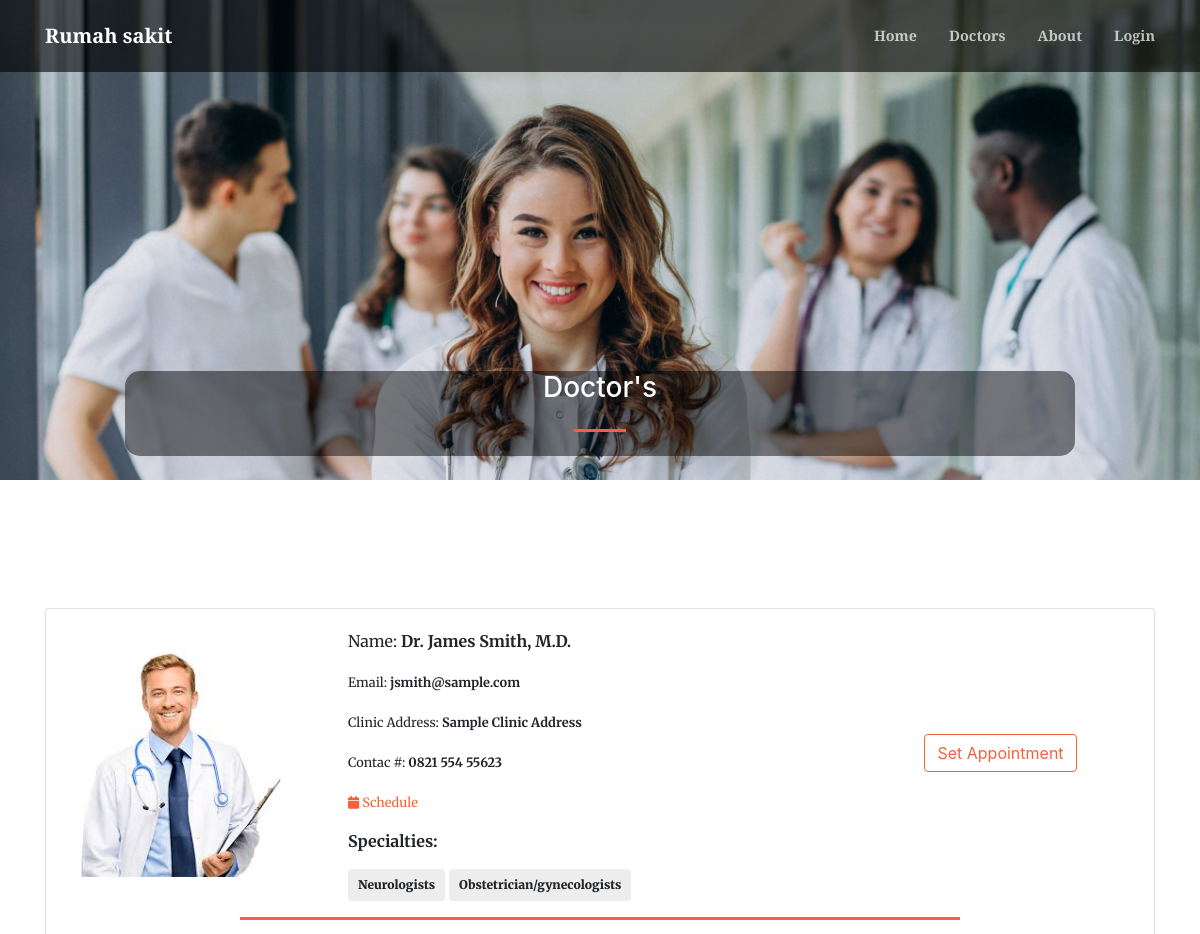
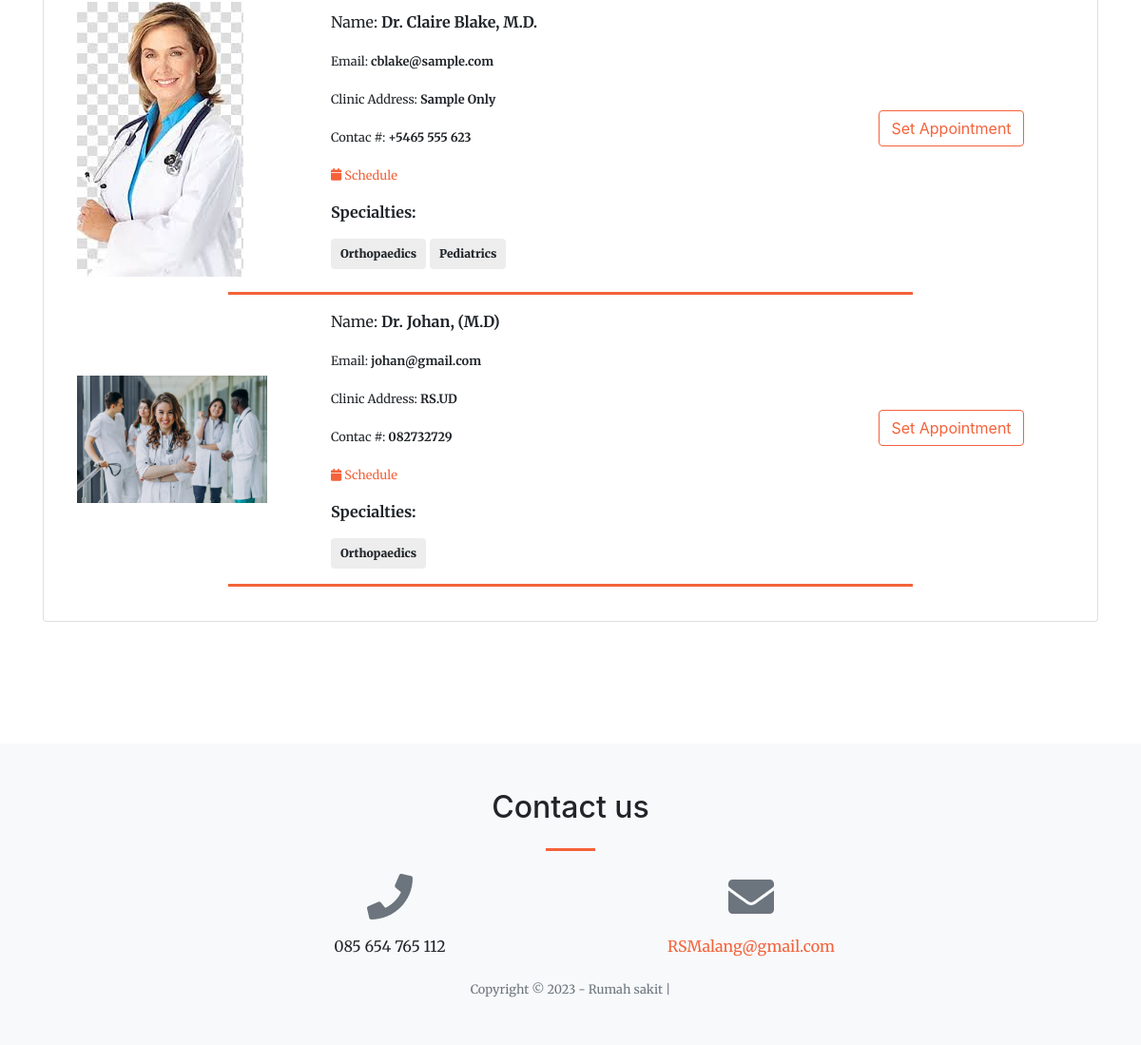
The app's page /index.php?page=doctors with its own data (2 pictures, top to bottom).
### tables this page shows
CREATE TABLE `doctors_list` (
  `id` int(30) NOT NULL,
  `name` text NOT NULL,
  `name_pref` varchar(100) NOT NULL,
  `clinic_address` text NOT NULL,
  `contact` text NOT NULL,
  `email` text NOT NULL,
  `specialty_ids` text NOT NULL,
  `img_path` text NOT NULL,
  `date_created` datetime NOT NULL DEFAULT current_timestamp()
);

### doctors.php (the view, shortened to what this page needs)
<?php include 'admin/db_connect.php';
	$special = $conn->query("SELECT * FROM medical_specialty");
	$ms_arr = array();
	while ($row=$special->fetch_assoc()) {
		$ms_arr[$row['id']] = $row['name'];
	}
?>
        <header class="masthead">
            <div class="container h-100">
                <div class="row h-100 align-items-center justify-content-center text-center">
                    <div class="col-lg-10 align-self-end mb-4 page-title">
                    	<h3 class="text-white">Doctor's</h3>
                        <hr class="divider my-4" />
                    </div>
                </div>
            </div>
        </header>
	<section class="page-section" id="doctors" >
        <div class="container">
        	<div class="card">
        		<div class="card-body">
        			<div class="col-lg-12">
				<?php
				$where = "";
				$cats = $conn->query("SELECT * FROM doctors_list ".$where." order by id asc");
				while($row=$cats->fetch_assoc()):
				?>
				<div class="row align-items-center">
					<div class="col-md-3">
						<img src="assets/img/<?php echo $row['img_path'] ?>" alt="">
					</div>
					<div class="col-md-6">
						 <p>Name: <b><?php echo "Dr. ".$row['name'].', '.$row['name_pref'] ?></b></p>
						 <p><small>Email: <b><?php echo $row['email'] ?></b></small></p>
						 <p><small>Clinic Address: <b><?php echo $row['clinic_address'] ?></b></small></p>
						 <p><small>Contac #: <b><?php echo $row['contact'] ?></b></small></p>
						 <p><small><a href="javascript:void(0)" class="view_schedule" data-id="<?php echo $row['id'] ?>" data-name="<?php echo "Dr. ".$row['name'].', '.$row['name_pref'] ?>"><i class='fa fa-calendar'></i> Schedule</a></b></small></p>
						 <p><b>Specialties:</b></p>
						 <div>
						 	<?php if(!empty($row['specialty_ids'])): ?>
						 	<?php
						 	foreach(explode(",", str_replace(array("[","]"),"",$row['specialty_ids'])) as $k => $val):
						 	?>
						 	<span class="badge badge-light" style="padding: 10px"><large><b><?php echo $ms_arr[$val] ?></b></large></span>
						 	<?php endforeach; ?>
						 	<?php endif; ?>
						 </div>
					</div>
					<div class="col-md-3 text-center align-self-end-sm">
						<button class="btn-outline-primary  btn  mb-4 set_appointment" type="button" data-id="<?php echo $row['id'] ?>"  data-name="<?php echo "Dr. ".$row['name'].', '.$row['name_pref'] ?>">Set Appointment</button>
					</div>
				</div>
				<hr class="divider" style="max-width: 60vw">
				<?php endwhile; ?>
				</div>
				</div>
        	</div>
        </div>
    </section>

### index.php (shortened to what this page needs)
<!DOCTYPE html>
<html lang="en">
    <?php
    include('header.php');
    ?>
    <body id="page-top">
        <nav class="navbar navbar-expand-lg navbar-light fixed-top py-3" id="mainNav">
            <div class="container">
                <a class="navbar-brand js-scroll-trigger" href="./"><?php echo $_SESSION['setting_name'] ?></a>
                <div class="collapse navbar-collapse" id="navbarResponsive">
                    <ul class="navbar-nav ml-auto my-2 my-lg-0">
                        <li class="nav-item"><a class="nav-link js-scroll-trigger" href="index.php?page=home">Home</a></li>
                        <li class="nav-item"><a class="nav-link js-scroll-trigger" href="index.php?page=doctors"></span>Doctors</a></li>
                        <li class="nav-item"><a class="nav-link js-scroll-trigger" href="index.php?page=about">About</a></li>
                        <?php if(isset($_SESSION['login_id'])): ?>
                        <li class="nav-item"><a class="nav-link js-scroll-trigger" href="admin/ajax.php?action=logout2"><?php echo "Welcome ".$_SESSION['login_name'] ?> <i class="fa fa-power-off"></i></a></li>
                      <?php else: ?>
                        <li class="nav-item"><a class="nav-link js-scroll-trigger" href="javascript:void(0)" id="login_now">Login</a></li>
                      <?php endif; ?>
                    </ul>
                </div>
            </div>
        </nav>
        <?php
        $page = isset($_GET['page']) ?$_GET['page'] : "home";
        include $page.'.php';
        ?>
        <footer class="bg-light py-5">
            <div class="container">
                <div class="row justify-content-center">
                    <div class="col-lg-8 text-center">
                        <h2 class="mt-0">Contact us</h2>
                        <hr class="divider my-4" />
                    </div>
                </div>
                <div class="row">
                    <div class="col-lg-4 ml-auto text-center mb-5 mb-lg-0">
                        <i class="fas fa-phone fa-3x mb-3 text-muted"></i>
                        <div><?php echo $_SESSION['setting_contact'] ?></div>
                    </div>
                    <div class="col-lg-4 mr-auto text-center">
                        <i class="fas fa-envelope fa-3x mb-3 text-muted"></i>
                        <a class="d-block" href="mailto:<?php echo $_SESSION['setting_email'] ?>"><?php echo $_SESSION['setting_email'] ?></a>
                    </div>
                </div>
            </div>
            <br>
            <div class="container"><div class="small text-center text-muted">Copyright © 2023 - <?php echo $_SESSION['setting_name'] ?> | <a href="Rumah Sakit Malang" target="_blank"></a></div></div>
        </footer>
    </body>
</html>

### header.php (shortened to what this page needs)
<link href="https://cdnjs.cloudflare.com/ajax/libs/magnific-popup.js/1.1.0/magnific-popup.min.css" rel="stylesheet" />
<link href="admin/assets/vendor/bootstrap-datepicker/css/bootstrap-datepicker.css" rel="stylesheet" />
<link href="css/styles.css" rel="stylesheet" />

### doctors.php (style rules this page uses)
#doctors img { max-height: 300px; max-width: 200px; }

### records on screen
doctors_list: img_path (picture), name "James Smith", name_pref "M.D.", email "jsmith@sample.com", clinic_address "Sample Clinic Address", contact "0821 554 55623", specialty_ids "Neurologists", specialty_ids "Obstetrician/gynecologists"
doctors_list: img_path (picture), name "Claire Blake", name_pref "M.D.", email "cblake@sample.com", clinic_address "Sample Only", contact "+5465 555 623", specialty_ids "Orthopaedics", specialty_ids "Pediatrics"
doctors_list: img_path (picture), name "Johan", name_pref "(M.D)", email "johan@gmail.com", clinic_address "RS.UD", contact "082732729", specialty_ids "Orthopaedics"

### other values on screen
$_SESSION['setting_name'] "Rumah sakit"
$_SESSION['setting_contact'] "085 654 765 112"
$_SESSION['setting_email'] "RSMalang@gmail.com"
